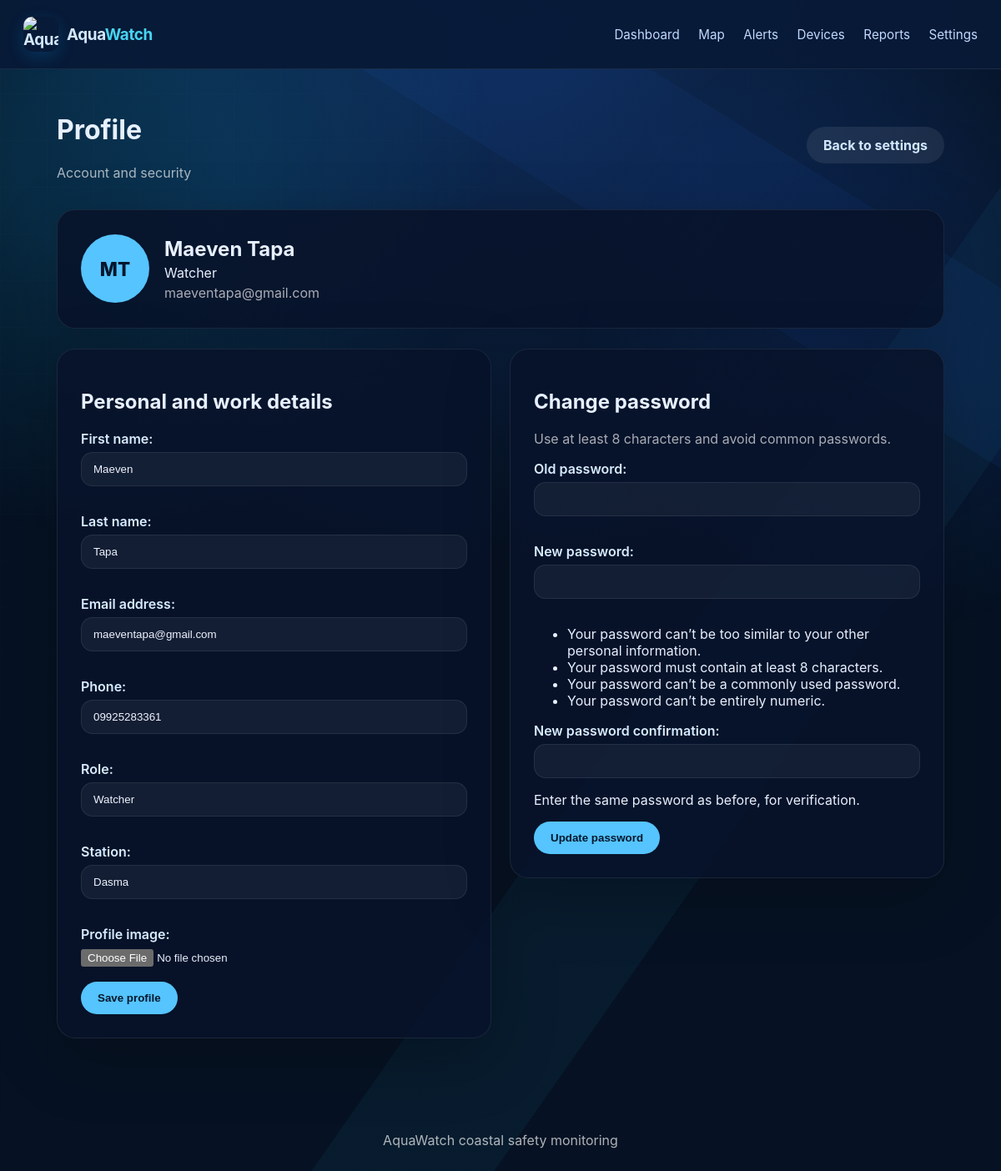
/profile/ (signed in), run on the app's committed database.
### aquawatch_app/models.py (models this page shows, shortened)
class UserProfile(models.Model):
    user = models.OneToOneField(User, on_delete=models.CASCADE)
    role = models.CharField(max_length=128, default='Coastal responder')
    station = models.CharField(max_length=128, blank=True)
    phone = models.CharField(max_length=64, blank=True)
    dark_mode = models.BooleanField(default=True)
    language = models.CharField(max_length=32, default='English')
    notifications_enabled = models.BooleanField(default=True)
    share_location = models.BooleanField(default=True)
    alert_sound = models.CharField(max_length=64, default='Standard Marine Tone')
    profile_image = models.FileField(upload_to='profiles/', blank=True)

### aquawatch_app/views.py (the view, shortened to what this page needs)
# urls.py: path('profile/', views.profile, name='profile'),
@login_required
def profile(request):
    profile_record = get_or_create_profile(request.user)
    account_form = AccountForm(instance=request.user)
    details_form = ProfileDetailsForm(instance=profile_record)
    password_form = PasswordChangeForm(request.user)
    return render(request, 'aquawatch_app/profile.html', {
        'profile': profile_record,
        'account_form': account_form,
        'details_form': details_form,
        'password_form': password_form,
    })

### aquawatch_app/forms.py
class AccountForm(forms.ModelForm):
    class Meta:
        model = User
        fields = ['first_name', 'last_name', 'email']

class ProfileDetailsForm(forms.ModelForm):
    class Meta:
        model = UserProfile
        fields = ['phone', 'role', 'station', 'profile_image']

### aquawatch_app/context_processors.py (called while the page is built)
def aquawatch_preferences(request):
    if not request.user.is_authenticated:
        return {'aqua_profile': None, 'aqua_language': 'English', 'aqua_dark_mode': True}
    try:
        profile = request.user.userprofile
    except (AttributeError, UserProfile.DoesNotExist):
        profile = None
    return {
        'aqua_profile': profile,
        'aqua_language': profile.language if profile else 'English',
        'aqua_dark_mode': profile.dark_mode if profile else True,
    }

### aquawatch_app/views.py (called while the page is built)
def get_or_create_profile(user: User) -> UserProfile:
    profile, _ = UserProfile.objects.get_or_create(user=user)
    return profile

### aquawatch_app/templates/aquawatch_app/profile.html
{% extends 'aquawatch_app/base.html' %}
{% block content %}<div class="page-header-row"><div><h1>Profile</h1><p class="muted">Account and security</p></div><a class="button button-secondary" href="{% url 'settings' %}">Back to settings</a></div>{% if messages %}{% for message in messages %}<p class="success-message">{{ message }}</p>{% endfor %}{% endif %}<div class="profile-summary page-card">{% if profile.profile_image %}<img class="avatar" src="{{ profile.profile_image.url }}" alt="Profile picture">{% else %}<div class="avatar avatar-fallback">{{ user.first_name|first|default:'A' }}{{ user.last_name|first|default:'W' }}</div>{% endif %}<div><h2>{{ user.get_full_name|default:user.username }}</h2><p>{{ profile.role }}</p><p class="muted">{{ user.email|default:'Email not added' }}</p></div></div><div class="split-layout"><section class="page-card"><h2>Personal and work details</h2><form method="post" enctype="multipart/form-data">{% csrf_token %}<input type="hidden" name="action" value="profile">{{ account_form.as_p }}{{ details_form.as_p }}<button class="button" type="submit">Save profile</button></form></section><section class="page-card"><h2>Change password</h2><p class="muted">Use at least 8 characters and avoid common passwords.</p><form method="post">{% csrf_token %}<input type="hidden" name="action" value="password">{{ password_form.as_p }}<button class="button" type="submit">Update password</button></form></section></div>{% endblock %}

### aquawatch_app/static/aquawatch_app/styles.css (style rules this page uses)
:root { color-scheme: dark; background: #061223; color: #f5f9ff; font-family: Inter, system-ui, sans-serif; }
* { box-sizing: border-box; }
body { margin: 0; background: radial-gradient(circle at top, #0f2e5e 0%, #061223 45%); color: #e6f0ff; }
.page-card { background: rgba(8, 19, 43, 0.9); border: 1px solid rgba(255, 255, 255, 0.08); border-radius: 22px; box-shadow: 0 24px 80px rgba(0, 0, 0, 0.22); padding: 28px; margin-bottom: 24px; }
.muted { color: rgba(255, 255, 255, 0.65); }
.split-layout { display: grid; grid-template-columns: repeat(2, minmax(0, 1fr)); gap: 22px; align-items: start; }
.profile-summary { display: flex; align-items: center; gap: 18px; }
.profile-summary h2, .profile-summary p { margin: 4px 0; }
.avatar { width: 82px; height: 82px; object-fit: cover; border-radius: 50%; }
.avatar-fallback { display: grid; place-items: center; background: #55c4ff; color: #04172c; font-size: 1.4rem; font-weight: 800; }
input[type='file'] { display: block; margin: 8px 0 18px; }
.button, .button-secondary { padding: 12px 20px; border-radius: 999px; border: none; font-weight: 700; text-decoration: none; display: inline-flex; align-items: center; justify-content: center; cursor: pointer; }
.button { background: #55c4ff; color: #04172c; }
.button-secondary { background: rgba(255, 255, 255, 0.08); color: #d1e8ff; }
.page-header-row { display: flex; justify-content: space-between; align-items: center; gap: 16px; margin-bottom: 18px; }
input[type='text'], input[type='email'], input[type='password'], input[type='number'], textarea, select { width: 100%; margin-top: 6px; margin-bottom: 16px; padding: 12px 14px; border-radius: 14px; border: 1px solid rgba(255, 255, 255, 0.08); background: rgba(255, 255, 255, 0.05); color: #eef4ff; }
label { font-weight: 600; color: #d8ecff; }
body::before { content:""; position:fixed; z-index:0; inset:0; pointer-events:none; background:radial-gradient(circle at 12% 14%,rgba(15,181,231,.14) 0 8%,transparent 28%),radial-gradient(circle at 88% 28%,rgba(29,98,223,.12) 0 7%,transparent 25%),linear-gradient(125deg,transparent 0 62%,rgba(38,194,232,.055) 62% 72%,transparent 72%),linear-gradient(32deg,transparent 0 74%,rgba(29,98,223,.07) 74% 84%,transparent 84%); }
body::after { content:""; position:fixed; z-index:0; inset:0; pointer-events:none; opacity:.42; background-image:linear-gradient(rgba(116,214,255,.045) 1px,transparent 1px),linear-gradient(90deg,rgba(116,214,255,.045) 1px,transparent 1px); background-size:56px 56px; mask-image:linear-gradient(135deg,#000 0%,transparent 66%); }

### data on the page
UserProfile: role "Watcher", phone "09925283361", station "Dasma"

### other printed values
{{ user.first_name|first|default:'A' }} "M"
{{ user.last_name|first|default:'W' }} "T"
{{ user.get_full_name|default:user.username }} "Maeven Tapa"
{{ user.email|default:'Email not added' }} "maeventapa@gmail.com"
